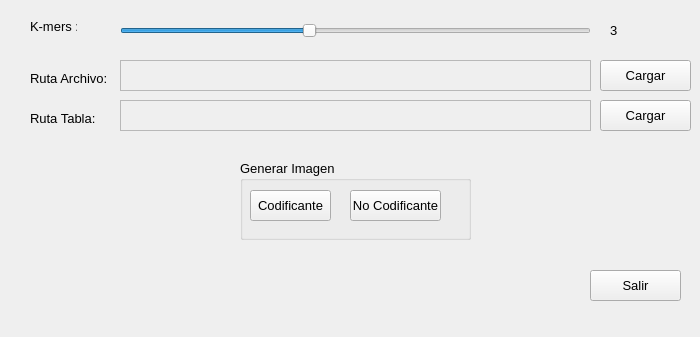
<?xml version="1.0" encoding="UTF-8"?>
<ui version="4.0">
 <class>Form</class>
 <widget class="QWidget" name="Form">
  <property name="geometry">
   <rect>
    <x>0</x>
    <y>0</y>
    <width>700</width>
    <height>337</height>
   </rect>
  </property>
  <property name="windowTitle">
   <string>Ventana Principal</string>
  </property>
  <widget class="QLabel" name="label">
   <property name="geometry">
    <rect>
     <x>30</x>
     <y>20</y>
     <width>47</width>
     <height>13</height>
    </rect>
   </property>
   <property name="font">
    <font>
     <pointsize>10</pointsize>
    </font>
   </property>
   <property name="text">
    <string>K-mers : </string>
   </property>
  </widget>
  <widget class="QLabel" name="label_2">
   <property name="geometry">
    <rect>
     <x>30</x>
     <y>70</y>
     <width>81</width>
     <height>16</height>
    </rect>
   </property>
   <property name="font">
    <font>
     <pointsize>10</pointsize>
    </font>
   </property>
   <property name="text">
    <string>Ruta Archivo: </string>
   </property>
  </widget>
  <widget class="QLabel" name="label_3">
   <property name="geometry">
    <rect>
     <x>30</x>
     <y>110</y>
     <width>81</width>
     <height>16</height>
    </rect>
   </property>
   <property name="font">
    <font>
     <pointsize>10</pointsize>
    </font>
   </property>
   <property name="text">
    <string>Ruta Tabla: </string>
   </property>
  </widget>
  <widget class="QTextEdit" name="textArchivo">
   <property name="enabled">
    <bool>false</bool>
   </property>
   <property name="geometry">
    <rect>
     <x>120</x>
     <y>60</y>
     <width>471</width>
     <height>31</height>
    </rect>
   </property>
  </widget>
  <widget class="QTextEdit" name="textTabla">
   <property name="enabled">
    <bool>false</bool>
   </property>
   <property name="geometry">
    <rect>
     <x>120</x>
     <y>100</y>
     <width>471</width>
     <height>31</height>
    </rect>
   </property>
  </widget>
  <widget class="QSlider" name="k">
   <property name="geometry">
    <rect>
     <x>120</x>
     <y>20</y>
     <width>471</width>
     <height>22</height>
    </rect>
   </property>
   <property name="font">
    <font>
     <pointsize>10</pointsize>
    </font>
   </property>
   <property name="minimum">
    <number>1</number>
   </property>
   <property name="maximum">
    <number>6</number>
   </property>
   <property name="pageStep">
    <number>6</number>
   </property>
   <property name="value">
    <number>3</number>
   </property>
   <property name="orientation">
    <enum>Qt::Horizontal</enum>
   </property>
  </widget>
  <widget class="QLabel" name="NoKmers">
   <property name="geometry">
    <rect>
     <x>610</x>
     <y>20</y>
     <width>71</width>
     <height>21</height>
    </rect>
   </property>
   <property name="font">
    <font>
     <pointsize>10</pointsize>
    </font>
   </property>
   <property name="text">
    <string>3</string>
   </property>
  </widget>
  <widget class="QPushButton" name="btnArchivo">
   <property name="geometry">
    <rect>
     <x>600</x>
     <y>60</y>
     <width>91</width>
     <height>31</height>
    </rect>
   </property>
   <property name="font">
    <font>
     <pointsize>10</pointsize>
    </font>
   </property>
   <property name="text">
    <string>Cargar</string>
   </property>
  </widget>
  <widget class="QPushButton" name="btnTabla">
   <property name="geometry">
    <rect>
     <x>600</x>
     <y>100</y>
     <width>91</width>
     <height>31</height>
    </rect>
   </property>
   <property name="font">
    <font>
     <pointsize>10</pointsize>
    </font>
   </property>
   <property name="text">
    <string>Cargar</string>
   </property>
  </widget>
  <widget class="QPushButton" name="btnSalir">
   <property name="geometry">
    <rect>
     <x>590</x>
     <y>270</y>
     <width>91</width>
     <height>31</height>
    </rect>
   </property>
   <property name="font">
    <font>
     <pointsize>10</pointsize>
    </font>
   </property>
   <property name="text">
    <string>Salir</string>
   </property>
  </widget>
  <widget class="QGroupBox" name="groupBox">
   <property name="geometry">
    <rect>
     <x>240</x>
     <y>160</y>
     <width>231</width>
     <height>80</height>
    </rect>
   </property>
   <property name="font">
    <font>
     <pointsize>10</pointsize>
    </font>
   </property>
   <property name="title">
    <string>Generar Imagen</string>
   </property>
   <widget class="QPushButton" name="btnCodificante">
    <property name="geometry">
     <rect>
      <x>10</x>
      <y>30</y>
      <width>81</width>
      <height>31</height>
     </rect>
    </property>
    <property name="text">
     <string>Codificante</string>
    </property>
   </widget>
   <widget class="QPushButton" name="btnNoCodificante">
    <property name="geometry">
     <rect>
      <x>110</x>
      <y>30</y>
      <width>91</width>
      <height>31</height>
     </rect>
    </property>
    <property name="text">
     <string>No Codificante</string>
    </property>
   </widget>
  </widget>
 </widget>
 <resources/>
 <connections>
  <connection>
   <sender>btnSalir</sender>
   <signal>clicked()</signal>
   <receiver>Form</receiver>
   <slot>close()</slot>
   <hints>
    <hint type="sourcelabel">
     <x>642</x>
     <y>285</y>
    </hint>
    <hint type="destinationlabel">
     <x>451</x>
     <y>214</y>
    </hint>
   </hints>
  </connection>
  <connection>
   <sender>k</sender>
   <signal>sliderMoved(int)</signal>
   <receiver>NoKmers</receiver>
   <slot>setNum(int)</slot>
   <hints>
    <hint type="sourcelabel">
     <x>507</x>
     <y>25</y>
    </hint>
    <hint type="destinationlabel">
     <x>630</x>
     <y>38</y>
    </hint>
   </hints>
  </connection>
 </connections>
</ui>
